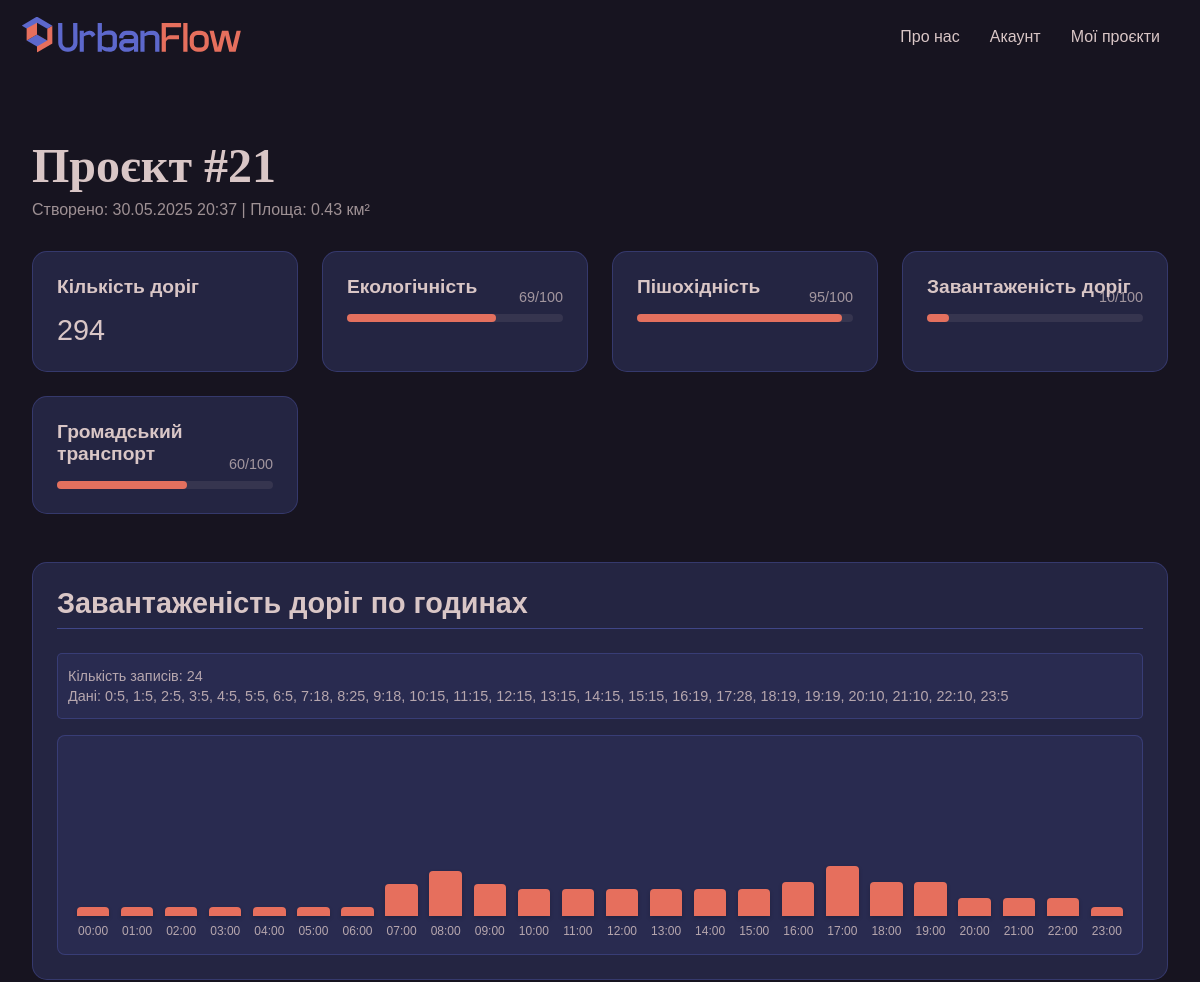
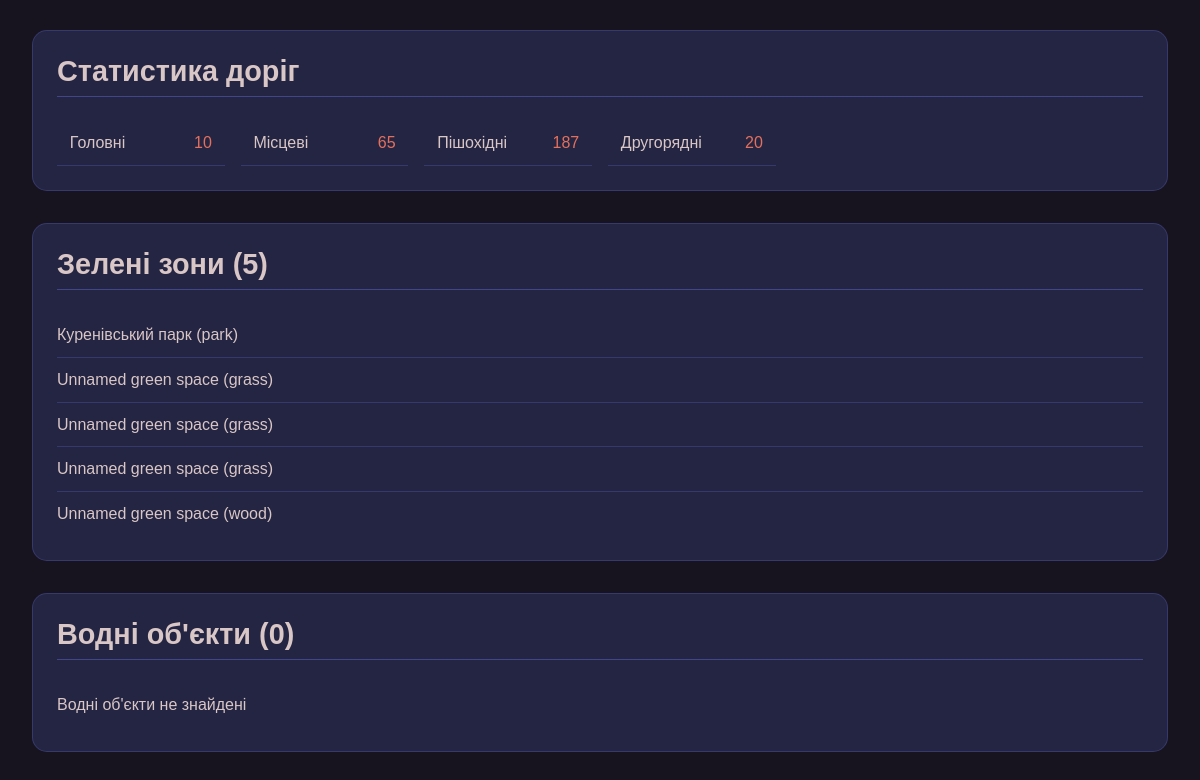
The page /myprojects/21/ (signed in) on the database its author committed (2 pictures, top to bottom).
### backend/models.py (models this page shows, shortened)
class AnalyzedArea(models.Model):
    user = models.ForeignKey(settings.AUTH_USER_MODEL, on_delete=models.CASCADE, null=True, blank=True)
    north = models.FloatField()
    south = models.FloatField()
    east = models.FloatField()
    west = models.FloatField()
    related_name = 'analyzedarea_set'
    area = models.FloatField(help_text="Area in square kilometers")
    created_at = models.DateTimeField(auto_now_add=True)
    road_count = models.IntegerField(default=0)
    congestion = models.IntegerField(default=0, help_text="Congestion score (0-100)")
    ecology = models.IntegerField(default=0, help_text="Ecology score (0-100)")
    pedestrian_friendly = models.IntegerField(default=0, help_text="Pedestrian friendliness score (0-100)")
    public_transport = models.IntegerField(default=0, help_text="Public transport accessibility score (0-100)")
    class Meta:
        verbose_name = "Analyzed Area"
        verbose_name_plural = "Analyzed Areas"

class HourlyCongestion(models.Model):
    area = models.ForeignKey(AnalyzedArea, on_delete=models.CASCADE, related_name='hourly_congestion')
    hour = models.IntegerField()  # Година доби (0-23)
    congestion_level = models.IntegerField(help_text="Congestion level (0-100)")
    class Meta:
        ordering = ['hour']

class RoadTypeStats(models.Model):
    area = models.ForeignKey(AnalyzedArea, on_delete=models.CASCADE, related_name='road_type_stats')
    road_type = models.CharField(max_length=50)
    count = models.IntegerField(default=0)

class GreenSpace(models.Model):
    area = models.ForeignKey(AnalyzedArea, on_delete=models.CASCADE, related_name='green_spaces')
    osm_id = models.BigIntegerField()
    name = models.CharField(max_length=255, default="Unnamed green space")
    space_type = models.CharField(max_length=50)

### backend/views.py (the view)
# urls.py: path('myprojects/<int:project_id>/', views.project_detail, name='project_detail'),
@login_required
def project_detail(request, project_id):
    project = get_object_or_404(AnalyzedArea, id=project_id, user=request.user)
    hourly_congestion = project.hourly_congestion.all().order_by('hour')
    print(f"Project ID: {project.id}")
    print(f"Hourly congestion count: {hourly_congestion.count()}")
    for hc in hourly_congestion:
        print(f"Hour {hc.hour}: {hc.congestion_level}%")
    context = {
        'project': project,
        'hourly_congestion': hourly_congestion,
        'roads': project.roads.all(),
        'green_spaces': project.green_spaces.all(),
        'water_features': project.water_features.all(),
        'road_type_stats': project.road_type_stats.all()
    }
    return render(request, 'projects/project_detail.html', context)

### backend/templates/projects/project_detail.html (shortened to what this page needs)
{% load static %}
<!DOCTYPE html>
<html lang="uk">
<head>
    <link rel="stylesheet" href="https://unpkg.com/leaflet@1.7.1/dist/leaflet.css" />
    <link rel="stylesheet" href="{% static 'css/pages/project_detail.css' %}">
</head>
<body>
<nav>
    <div class="logo"><a href="{% url 'logged_home' %}">
        <img src="{% static 'img/cube.svg' %}" alt="Логотип UrbanFlow - куб">
        <img src="{% static 'img/UrbanFlow.svg' %}" alt="UrbanFlow">
    </a></div>
    <ul role="list">
        <li><a href="{% url 'about' %}">Про нас</a></li>
        <li><a href="{% url 'profile' %}">Акаунт</a></li>
        <li><a href="{% url 'myprojects' %}">Мої проєкти</a></li>
    </ul>
</nav>
<div class="project-detail-container">
    <h1>Проєкт #{{ project.id }}</h1>
    <p class="project-meta">Створено: {{ project.created_at|date:"d.m.Y H:i" }} | Площа: {{ project.area }} км²</p>
    <div class="project-stats">
        <div class="stat-card">
            <h3>Кількість доріг</h3>
            <p>{{ project.road_count }}</p>
        </div>
        <div class="stat-card">
            <h3>Екологічність</h3>
            <div class="progress-bar">
                <div class="progress-fill" style="width: {{ project.ecology }}%"></div>
                <span>{{ project.ecology }}/100</span>
            </div>
        </div>
        <div class="stat-card">
            <h3>Пішохідність</h3>
            <div class="progress-bar">
                <div class="progress-fill" style="width: {{ project.pedestrian_friendly }}%"></div>
                <span>{{ project.pedestrian_friendly }}/100</span>
            </div>
        </div>
        <div class="stat-card">
            <h3>Завантаженість доріг</h3>
            <div class="progress-bar">
                <div class="progress-fill" style="width: {{ project.congestion }}%"></div>
                <span>{{ project.congestion }}/100</span>
            </div>
        </div>
        <div class="stat-card">
            <h3>Громадський транспорт</h3>
            <div class="progress-bar">
                <div class="progress-fill" style="width: {{ project.public_transport }}%"></div>
                <span>{{ project.public_transport }}/100</span>
            </div>
        </div>
    </div>
    <div class="project-sections">
        <section class="hourly-congestion">
            <h2>Завантаженість доріг по годинах</h2>
            {% if hourly_congestion %}
                <div class="debug-info" style="background: rgba(93, 104, 204, 0.1); padding: 10px; border-radius: 5px; margin-bottom: 15px; font-size: 0.9rem;">
                    <p>Кількість записів: {{ hourly_congestion|length }}</p>
                    <p>Дані:
                        {% for hour_data in hourly_congestion %}
                            {{ hour_data.hour }}:{{ hour_data.congestion_level }}{% if not forloop.last %}, {% endif %}
                        {% endfor %}
                    </p>
                </div>
                <div class="congestion-chart">
                    {% for hour_data in hourly_congestion %}
                    <div class="hour-bar">
                        <div class="bar"
                             style="height: {% widthratio hour_data.congestion_level 100 180 %}px; min-height: 8px;"
                             title="Година {{ hour_data.hour|stringformat:"02d" }}:00 - {{ hour_data.congestion_level }}%">
                        </div>
                        <span class="hour-label">{{ hour_data.hour|stringformat:"02d" }}:00</span>
                    </div>
                    {% endfor %}
                </div>
            {% else %}
                <p>Дані про завантаженість доріг відсутні</p>
            {% endif %}
        </section>
        <section class="road-stats">
            <h2>Статистика доріг</h2>
            <div class="road-types">
                {% for stat in road_type_stats %}
                <div class="road-type">
                    <span class="type-name">{{ stat.road_type }}</span>
                    <span class="type-count">{{ stat.count }}</span>
                </div>
                {% empty %}
                <p>Статистика доріг відсутня</p>
                {% endfor %}
            </div>
        </section>
        <section class="green-spaces">
            <h2>Зелені зони ({{ green_spaces|length }})</h2>
            <ul>
                {% for space in green_spaces %}
                <li>{{ space.name }} ({{ space.space_type }})</li>
                {% empty %}
                <li>Зелені зони не знайдені</li>
                {% endfor %}
            </ul>
        </section>
        <section class="water-features">
            <h2>Водні об'єкти ({{ water_features|length }})</h2>
            <ul>
                {% for water in water_features %}
                <li>{{ water.name }} ({{ water.feature_type }})</li>
                {% empty %}
                <li>Водні об'єкти не знайдені</li>
                {% endfor %}
            </ul>
        </section>
    </div>
</div>
</body>
</html>

### backend/templates/static/css/pages/project_detail.css (style rules this page uses)
* { box-sizing: border-box; margin: 0; padding: 0; list-style: none; text-decoration: none; color: inherit; font-family: 'e-Ukraine Ultralight', sans-serif; }
html, body { height: 100%; width: 100%; position: relative; overflow-x: hidden; }
body { min-height: 100vh; background: #171420; color: #D9C6C6; position: relative; animation: fadeIn 1.5s ease-out; }
nav { display: flex; justify-content: space-between; align-items: center; padding: 20px 40px; }
.logo { display: flex; align-items: center; gap: 10px; transform: scale(1.2); }
.logo img:first-child { height: 30px; }
.logo img:last-child { height: 25px; }
nav ul { display: flex; gap: 30px; list-style: none; }
nav a { color: #D9C6C6; text-decoration: none; font-family: 'e-Ukraine Light', sans-serif; font-size: 16px; }
.project-detail-container { position: relative; z-index: 1; width: 100%; max-width: 1200px; margin: 2rem auto; padding: 2rem; animation: fadeIn 1s ease-out; }
.project-detail-container h1 { font-family: "NAMU", serif; font-size: 3rem; color: #D9C6C6; margin-bottom: 0.5rem; }
.project-meta { font-family: 'e-Ukraine Light', sans-serif; font-size: 1rem; color: rgba(217, 198, 198, 0.7); margin-bottom: 2rem; }
.project-stats { display: grid; grid-template-columns: repeat(auto-fit, minmax(220px, 1fr)); gap: 1.5rem; margin: 2rem 0; }
.stat-card { background: rgba(93, 104, 204, 0.2); border-radius: 15px; padding: 1.5rem; border: 1px solid rgba(93, 104, 204, 0.3); transition: all 0.3s ease; }
.stat-card h3 { font-family: 'e-Ukraine Bold', sans-serif; font-size: 1.2rem; color: #D9C6C6; margin-bottom: 1rem; }
.stat-card p { font-family: 'e-Ukraine Light', sans-serif; font-size: 1.8rem; color: #D9C6C6; }
.progress-bar { height: 8px; background: rgba(217, 198, 198, 0.1); border-radius: 4px; margin-top: 1rem; position: relative; }
.progress-fill { height: 100%; border-radius: 4px; background: #E3705E; }
.progress-bar span { position: absolute; right: 0; top: -25px; font-family: 'e-Ukraine Light', sans-serif; font-size: 0.9rem; color: rgba(217, 198, 198, 0.7); }
.project-sections { display: grid; grid-template-columns: 1fr; gap: 2rem; margin-top: 3rem; }
section { background: rgba(93, 104, 204, 0.2); border-radius: 15px; padding: 1.5rem; border: 1px solid rgba(93, 104, 204, 0.3); }
section h2 { font-family: 'e-Ukraine Bold', sans-serif; font-size: 1.8rem; color: #D9C6C6; margin-bottom: 1.5rem; padding-bottom: 0.5rem; border-bottom: 1px solid rgba(93, 104, 204, 0.5); }
.congestion-chart { display: flex; height: 220px; align-items: flex-end; gap: 6px; margin-top: 1rem; padding: 1rem; background: rgba(93, 104, 204, 0.1); border-radius: 8px; border: 1px solid rgba(93, 104, 204, 0.3); position: relative; }
.hour-bar { flex: 1; display: flex; flex-direction: column; align-items: center; justify-content: flex-end; position: relative; min-width: 0; }
.bar { width: 85%; background: #E66F5D !important; border-radius: 4px 4px 0 0; transition: all 0.3s ease; min-height: 8px !important; position: relative; cursor: pointer; box-shadow: 0 2px 4px rgba(0, 0, 0, 0.2); }
.hour-bar span { margin-top: 8px; font-family: 'e-Ukraine Light', sans-serif; font-size: 0.75rem; color: rgba(217, 198, 198, 0.8); text-align: center; white-space: nowrap; }
.road-types { display: grid; grid-template-columns: repeat(auto-fill, minmax(160px, 1fr)); gap: 1rem; }
.road-type { display: flex; justify-content: space-between; padding: 0.8rem; border-bottom: 1px solid rgba(93, 104, 204, 0.3); }
.type-name { font-family: 'e-Ukraine Light', sans-serif; color: #D9C6C6; }
.type-count { font-family: 'e-Ukraine Bold', sans-serif; color: #E3705E; }
.green-spaces ul, .water-features ul { list-style-type: none; }
.green-spaces li, .water-features li { padding: 0.8rem 0; border-bottom: 1px solid rgba(93, 104, 204, 0.3); font-family: 'e-Ukraine Light', sans-serif; color: #D9C6C6; }
.green-spaces li:last-child, .water-features li:last-child { border-bottom: none; }
.debug-info { background: rgba(93, 104, 204, 0.15); border: 1px solid rgba(93, 104, 204, 0.3); border-radius: 8px; padding: 12px; margin-bottom: 15px; font-family: 'e-Ukraine Light', sans-serif; font-size: 0.9rem; color: rgba(217, 198, 198, 0.8); }
.debug-info p { margin: 4px 0; }

### rows shown on the page
AnalyzedArea: id "21", created_at "30.05.2025 20:37", area "0.43", road_count "294", ecology "69", pedestrian_friendly "95", congestion "10", public_transport "60"
HourlyCongestion: hour "0", congestion_level "5", hour "00"
HourlyCongestion: hour "1", congestion_level "5", hour "01"
HourlyCongestion: hour "2", congestion_level "5", hour "02"
HourlyCongestion: hour "3", congestion_level "5", hour "03"
HourlyCongestion: hour "4", congestion_level "5", hour "04"
HourlyCongestion: hour "5", congestion_level "5", hour "05"
HourlyCongestion: hour "6", congestion_level "5", hour "06"
HourlyCongestion: hour "7", congestion_level "18", hour "07"
HourlyCongestion: hour "8", congestion_level "25", hour "08"
HourlyCongestion: hour "9", congestion_level "18", hour "09"
HourlyCongestion: hour "10", congestion_level "15"
HourlyCongestion: hour "11", congestion_level "15"
HourlyCongestion: hour "12", congestion_level "15"
HourlyCongestion: hour "13", congestion_level "15"
HourlyCongestion: hour "14", congestion_level "15"
HourlyCongestion: hour "15", congestion_level "15"
HourlyCongestion: hour "16", congestion_level "19"
HourlyCongestion: hour "17", congestion_level "28"
HourlyCongestion: hour "18", congestion_level "19"
HourlyCongestion: hour "19", congestion_level "19"
HourlyCongestion: hour "20", congestion_level "10"
HourlyCongestion: hour "21", congestion_level "10"
HourlyCongestion: hour "22", congestion_level "10"
HourlyCongestion: hour "23", congestion_level "5"
RoadTypeStats: road_type "Головні", count "10"
RoadTypeStats: road_type "Місцеві", count "65"
RoadTypeStats: road_type "Пішохідні", count "187"
RoadTypeStats: road_type "Другорядні", count "20"
GreenSpace: name "Куренівський парк", space_type "park"
GreenSpace: name "Unnamed green space", space_type "grass"
GreenSpace: name "Unnamed green space", space_type "grass"
GreenSpace: name "Unnamed green space", space_type "grass"
GreenSpace: name "Unnamed green space", space_type "wood"

### other values the page prints
{{ hourly_congestion|length }} "24"
{{ green_spaces|length }} "5"
{{ water_features|length }} "0"
